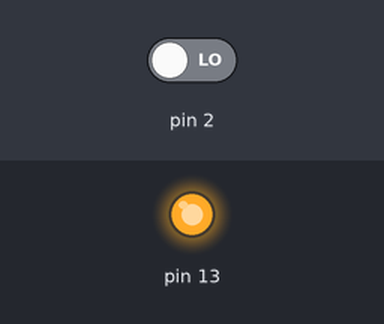
This sketch was run on a simulated Arduino Uno, built with avr-gcc and run on an emulated ATmega328P. Parts: output pins drawn as LEDs (lit = HIGH). Inputs (shaded band) come from the test bench; at power-on: pin 2 LOW.

Above: at 1.2 s.
1.3 s: pin 2 driven HIGH
At 2.0 s:
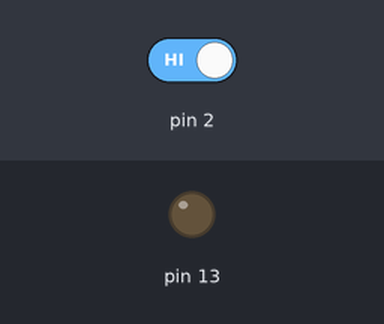
2.8 s: pin 2 driven LOW
At 3.1 s:
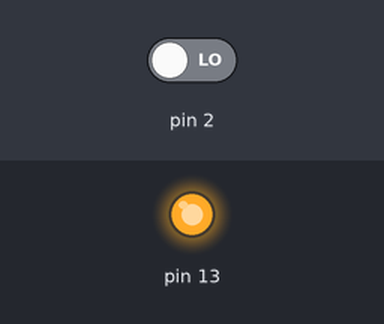
Timing chart, 0 to 5.8 s (numbered marks = the images above; inputs shaded):
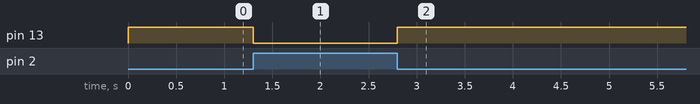

The sketch:

Mega_code.ino
```cpp
//Simple code that reads a pin and mirrors its status to another pin
void setup() {
  pinMode(2, INPUT);
  pinMode(13, OUTPUT);

}

void loop() {
  if (digitalRead(2) == HIGH) {
    digitalWrite(13, LOW);
  }
  else
    digitalWrite(13, HIGH);
}
```

Measured:
- after the input at 1.3 s, pin 13: HIGH → LOW at once
- after the input at 2.8 s, pin 13: LOW → HIGH at once
